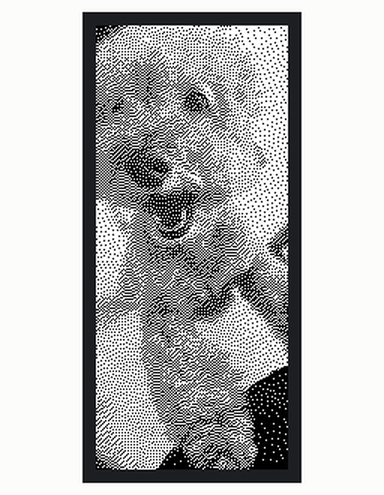
Simulated run of this program. Board: ESP32. Parts: 128×296 colour display. What the program prints to the serial monitor is not drawn.

Above: at 15.1 s.

The program:

main.cpp
```cpp
// base class GxEPD2_GFX can be used to pass references or pointers to the display instance as parameter, uses ~1.2k more code
// enable or disable GxEPD2_GFX base class
#define ENABLE_GxEPD2_GFX 0

#include <GxEPD2_3C.h>
#include "display.h"

void helloWorld();
void helloFullScreenPartialMode();
void showPartialUpdate();
void showHiGrace();

void setup() {
  Serial.begin(115200);
  displayInit();
}

void loop() {
  // put your main code here, to run repeatedly:
}
```

display.cpp
```cpp
#include "display.h"
#include "pins.h"
#include "initImage.h"
#include <GxEPD2_3C.h>
#include <Fonts/FreeMonoBold9pt7b.h>

// 2.9'' EPD Module
// 128x296 black/red
GxEPD2_3C<GxEPD2_290_C90c, GxEPD2_290_C90c::HEIGHT> display(GxEPD2_290_C90c(PIN_DISPLAY_CS, PIN_DISPLAY_DC, PIN_DISPLAY_RESET, PIN_DISPLAY_BUSY));

void displayInit() {
    Serial.println("Initializing display...");
    long display_startup_time = millis();

    display.init(115200, true, 50, false); // 50ms instead of 2 if this doesn't work
    renderBuffer(IMAGE_BOOT, UpdateMode::FullRefresh);

    display.setCursor(0, 0);
	display.fillScreen(GxEPD_WHITE);
	display.setRotation(3);
	display.setFont(&FreeMonoBold9pt7b);
	display.setTextColor(GxEPD_BLACK);
	int16_t tbx, tby; uint16_t tbw, tbh;
	display.getTextBounds("Hello", 0, 0, &tbx, &tby, &tbw, &tbh);
	// center the bounding box by transposition of the origin:
	uint16_t x = ((display.width() - tbw) / 2) - tbx;
	uint16_t y = display.height() - tbh;
	display.setCursor(x, y);
    // display.print("Hello");


	// Align to controller grid
	uint16_t x_r = (x/8) * 8;
	uint16_t y_r = ((y-tbh)/8) * 8;
	uint16_t w_r = tbw + (x - x_r);
	uint16_t h_r = tbh + (y - y_r);

	// display.displayWindow(x_r,y_r,w_r,h_r);


    long display_init_duration = millis() - display_startup_time;
    Serial.print("Display initialized in ");
    Serial.print(display_init_duration);
    Serial.println(" ms");
}

void renderBuffer(const unsigned char image_buffer[DISPLAY_HEIGHT * DISPLAY_WIDTH], UpdateMode update_mode) {
	display.writeImage(image_buffer, 0, 0, DISPLAY_HEIGHT, DISPLAY_WIDTH, false);
	if (update_mode == FullRefresh) {
		display.refresh(false);
	} else if (update_mode == LiveUpdate) {
		display.refresh(true);
	}
}
```

display.h
```cpp
#pragma once

#define DISPLAY_WIDTH 296
#define DISPLAY_HEIGHT 128

enum UpdateMode {
    FullRefresh,
    LiveUpdate,
    NoUpdate
};

void displayInit();
void renderBuffer(const unsigned char image_buffer[DISPLAY_HEIGHT * DISPLAY_WIDTH], UpdateMode update_mode);
```

pins.h
```cpp
#pragma once

// Display Pinout
// Other pins (ESP32): SCL->P18, SDA->P23
#define PIN_DISPLAY_BUSY (4)
#define PIN_DISPLAY_RESET (17)
#define PIN_DISPLAY_DC (16)
#define PIN_DISPLAY_CS (5)
```

Source omitted: initImage.h (data table, 29354 bytes)
